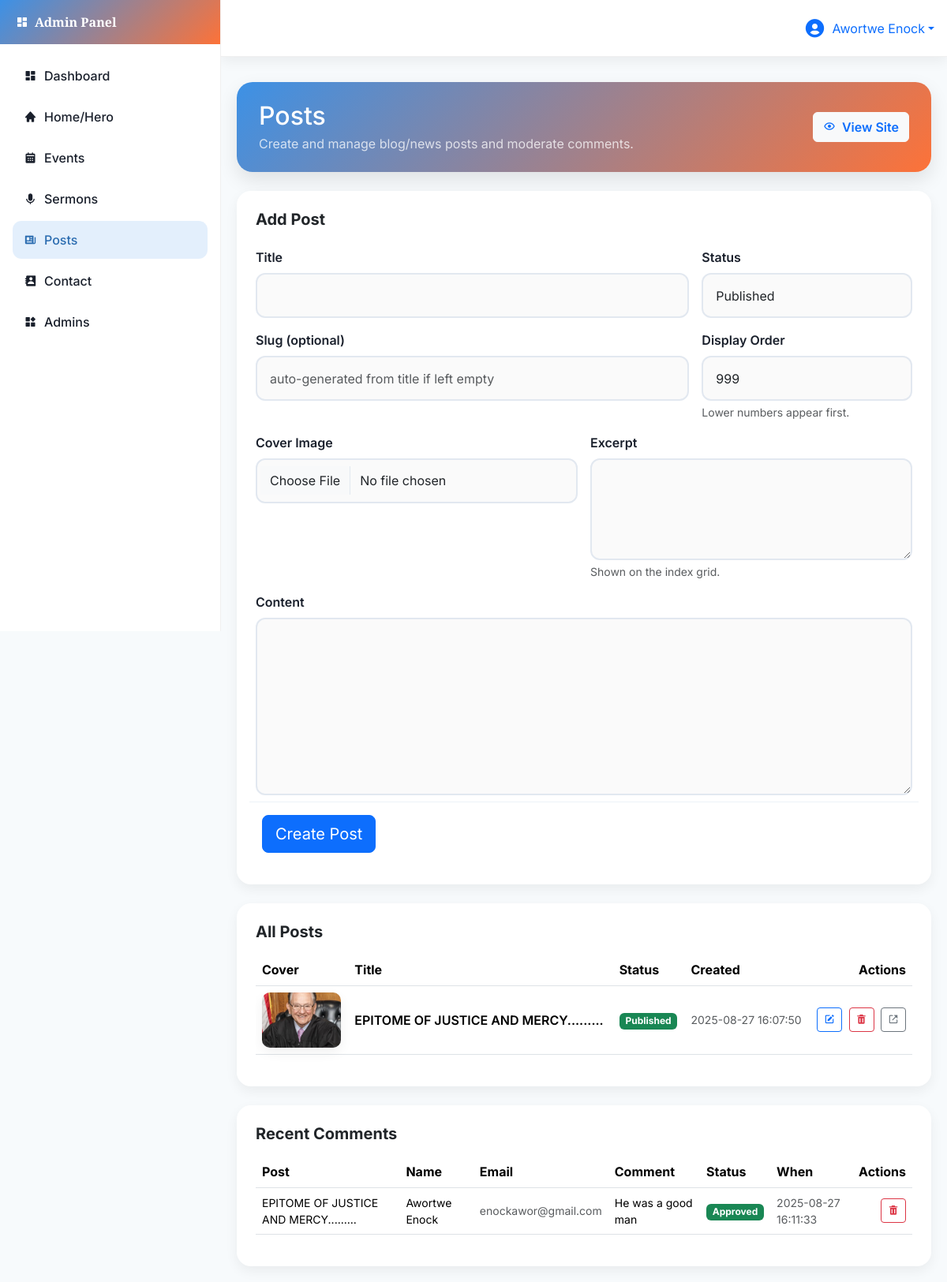
Screenshot of /admin/posts.php (signed in) with the database file from the repository.
### tables this page shows
CREATE TABLE `posts` (
  `id` int(11) NOT NULL,
  `title` varchar(255) NOT NULL,
  `slug` varchar(255) DEFAULT NULL,
  `excerpt` text DEFAULT NULL,
  `content` longtext DEFAULT NULL,
  `image_path` varchar(255) DEFAULT NULL,
  `status` enum('Draft','Published') DEFAULT 'Published',
  `created_at` timestamp NOT NULL DEFAULT current_timestamp(),
  `updated_at` timestamp NOT NULL DEFAULT current_timestamp() ON UPDATE current_timestamp(),
  `display_order` int(11) DEFAULT 999
);

CREATE TABLE `comments` (
  `id` int(11) NOT NULL,
  `post_id` int(11) NOT NULL,
  `name` varchar(120) NOT NULL,
  `email` varchar(160) NOT NULL,
  `content` text NOT NULL,
  `is_approved` tinyint(1) DEFAULT 0,
  `created_at` timestamp NOT NULL DEFAULT current_timestamp()
);

### admin/posts.php (the view, shortened to what this page needs)
<?php
require_once '../includes/db.php';
$post_stmt = $pdo->prepare("SELECT * FROM posts ORDER BY display_order, created_at DESC");
$post_stmt->execute();
$posts = $post_stmt->fetchAll(PDO::FETCH_ASSOC);
$edit_post = null;
$comments_stmt = $pdo->prepare("
  SELECT c.*, p.title as post_title
  FROM comments c
  JOIN posts p ON p.id = c.post_id
  ORDER BY c.created_at DESC
  LIMIT 300
");
$comments_stmt->execute();
$comments = $comments_stmt->fetchAll(PDO::FETCH_ASSOC);
?>
<!DOCTYPE html>
<html lang="en">
<head>
  <link href="https://cdn.jsdelivr.net/npm/bootstrap@5.3.3/dist/css/bootstrap.min.css" rel="stylesheet">
  <link href="https://unpkg.com/boxicons@2.1.4/css/boxicons.min.css" rel="stylesheet">
  <link href="https://unpkg.com/aos@2.3.1/dist/aos.css" rel="stylesheet">
  <link rel="stylesheet" href="https://cdnjs.cloudflare.com/ajax/libs/toastr.js/latest/toastr.min.css">
  <link rel="stylesheet" href="https://cdn.datatables.net/1.13.7/css/dataTables.bootstrap5.min.css"/>
</head>
<body>
  <aside class="sidebar" id="sidebar">
    <div class="brand"><i class="bx bxs-dashboard"></i><span>Admin Panel</span></div>
    <nav class="menu">
      <ul class="nav nav-pills flex-column gap-1">
        <li class="nav-item"><a class="nav-link" href="dashboard.php"><i class="bx bxs-dashboard"></i>Dashboard</a></li>
        <li class="nav-item"><a class="nav-link" href="home.php"><i class="bx bxs-home"></i>Home/Hero</a></li>
        <li class="nav-item"><a class="nav-link" href="events.php"><i class="bx bxs-calendar"></i>Events</a></li>
        <li class="nav-item"><a class="nav-link" href="sermons.php"><i class="bx bxs-microphone"></i>Sermons</a></li>
        <li class="nav-item"><a class="nav-link active" href="posts.php"><i class="bx bxs-news"></i>Posts</a></li>
        <li class="nav-item"><a class="nav-link" href="contact.php"><i class="bx bxs-contact"></i>Contact</a></li>
        <li class="nav-item"><a class="nav-link" href="admins.php"><i class="bx bxs-widget"></i>Admins</a></li>
      </ul>
    </nav>
  </aside>
  <div class="topbar">
    <div class="dropdown ms-auto">
      <a class="d-flex align-items-center text-decoration-none dropdown-toggle" href="#" id="adminMenu" data-bs-toggle="dropdown" aria-expanded="false">
        <i class="bx bxs-user-circle fs-3 me-2 text-primary"></i>
        <span><?php echo htmlspecialchars($_SESSION['admin_name']); ?></span>
      </a>
    </div>
  </div>
  <main class="main">
    <div class="page-content">
      <div class="admin-hero mb-4" data-aos="fade-up">
        <div class="d-flex flex-column flex-md-row align-items-md-center justify-content-between gap-3">
          <div>
            <h2 class="mb-1">Posts</h2>
            <div class="opacity-75">Create and manage blog/news posts and moderate comments.</div>
          </div>
          <div class="d-flex gap-2">
            <a href="../index.php#posts" target="_blank" class="btn btn-light text-primary fw-semibold">
              <i class="bx bx-show me-1"></i> View Site
            </a>
          </div>
        </div>
      </div>
      <div class="card p-4 mb-4" data-aos="fade-up">
        <h5 class="card-title mb-4"><?php echo $edit_post ? 'Edit Post' : 'Add Post'; ?></h5>
        <form method="POST" action="" enctype="multipart/form-data">
          <div class="row g-3">
            <div class="col-lg-8">
              <label class="form-label">Title</label>
              <input type="text" name="title" class="form-control" required
                     value="<?php echo $edit_post ? htmlspecialchars($edit_post['title']) : ''; ?>">
            </div>
            <div class="col-lg-4">
              <label class="form-label">Status</label>
              <select name="status" class="form-select">
                <option <?php echo ($edit_post && $edit_post['status']==='Draft')?'':'selected'; ?>>Published</option>
              </select>
            </div>
            <div class="col-lg-8">
              <label class="form-label">Slug (optional)</label>
              <input type="text" name="slug" class="form-control"
                     value="<?php echo $edit_post ? htmlspecialchars($edit_post['slug']) : ''; ?>"
                     placeholder="auto-generated from title if left empty">
            </div>
            <div class="col-lg-4">
              <label class="form-label">Display Order</label>
              <input type="number" name="display_order" class="form-control" min="0"
                     value="<?php echo $edit_post ? intval($edit_post['display_order']) : 999; ?>">
              <div class="form-text">Lower numbers appear first.</div>
            </div>
            <div class="col-lg-6">
              <label class="form-label">Cover Image</label>
              <input type="file" class="form-control" name="image" accept="image/*">
            </div>
            <div class="col-lg-6">
              <label class="form-label">Excerpt</label>
              <textarea name="excerpt" rows="4" class="form-control"><?php
              ?></textarea>
              <div class="form-text">Shown on the index grid.</div>
            </div>
            <div class="col-12">
              <label class="form-label">Content</label>
              <textarea name="content" rows="8" class="form-control" required><?php
              ?></textarea>
            </div>
            <div class="sticky-actions mt-2">
              <button type="submit" name="save_post" class="btn btn-primary btn-lg">
                <?php echo $edit_post ? 'Update Post' : 'Create Post'; ?>
              </button>
            </div>
          </div>
        </form>
      </div>
      <div class="card p-4 mb-4" data-aos="fade-up" data-aos-delay="100">
        <h5 class="card-title mb-3">All Posts</h5>
        <?php if (count($posts)): ?>
          <div class="table-responsive">
            <table id="postsTable" class="table table-hover align-middle w-100">
              <thead>
                <tr>
                  <th>Cover</th>
                  <th>Title</th>
                  <th>Status</th>
                  <th>Created</th>
                  <th class="text-end">Actions</th>
                </tr>
              </thead>
              <tbody>
              <?php foreach ($posts as $p): ?>
                <tr>
                  <td>
                    <?php if (!empty($p['image_path'])): ?>
                      <img src="../<?php echo htmlspecialchars($p['image_path']); ?>" class="post-thumb" alt="thumb">
                    <?php else: ?>
                      <span class="text-muted small">No image</span>
                    <?php endif; ?>
                  </td>
                  <td class="fw-semibold"><?php echo htmlspecialchars($p['title']); ?></td>
                  <td>
                    <span class="badge bg-<?php echo $p['status']==='Published'?'success':'secondary'; ?>">
                      <?php echo htmlspecialchars($p['status']); ?>
                    </span>
                  </td>
                  <td class="small text-muted"><?php echo htmlspecialchars($p['created_at']); ?></td>
                  <td class="text-end text-nowrap">
                    <a class="btn btn-sm btn-outline-primary" href="posts.php?edit_post=<?php echo $p['id']; ?>" title="Edit">
                      <i class="bx bxs-edit"></i>
                    </a>
                    <a class="btn btn-sm btn-outline-danger ms-1" href="posts.php?delete_post=<?php echo $p['id']; ?>"
                       onclick="return confirm('Delete this post? This will remove its cover image from disk.');"
                       title="Delete">
                      <i class="bx bxs-trash"></i>
                    </a>
                    <?php $slugOrId = !empty($p['slug']) ? 'slug='.urlencode($p['slug']) : 'id='.$p['id']; ?>
                    <a class="btn btn-sm btn-outline-secondary ms-1" href="../post.php?<?php echo $slugOrId; ?>" target="_blank" title="View">
                      <i class="bx bx-link-external"></i>
                    </a>
                  </td>
                </tr>
              <?php endforeach; ?>
              </tbody>
            </table>
          </div>
        <?php endif; ?>
      </div>
      <div class="card p-4" data-aos="fade-up" data-aos-delay="150">
        <h5 class="card-title mb-3">Recent Comments</h5>
        <?php if (count($comments)): ?>
          <div class="table-responsive">
            <table id="commentsTable" class="table table-hover align-middle w-100">
              <thead>
                <tr>
                  <th>Post</th>
                  <th>Name</th>
                  <th>Email</th>
                  <th>Comment</th>
                  <th>Status</th>
                  <th>When</th>
                  <th class="text-end">Actions</th>
                </tr>
              </thead>
              <tbody>
              <?php foreach ($comments as $c): ?>
                <tr>
                  <td class="small"><?php echo htmlspecialchars($c['post_title']); ?></td>
                  <td class="small"><?php echo htmlspecialchars($c['name']); ?></td>
                  <td class="small text-muted"><?php echo htmlspecialchars($c['email']); ?></td>
                  <td class="small"><?php echo nl2br(htmlspecialchars($c['content'])); ?></td>
                  <td>
                    <?php if ($c['is_approved']): ?>
                      <span class="badge bg-success">Approved</span>
                    <?php else: ?>
                      <span class="badge bg-warning text-dark">Pending</span>
                    <?php endif; ?>
                  </td>
                  <td class="small text-muted"><?php echo htmlspecialchars($c['created_at']); ?></td>
                  <td class="text-end text-nowrap">
                    <a class="btn btn-sm btn-outline-danger ms-1" href="posts.php?delete_comment=<?php echo $c['id']; ?>"
                       onclick="return confirm('Delete this comment?');" title="Delete">
                      <i class="bx bxs-trash"></i>
                    </a>
                  </td>
                </tr>
              <?php endforeach; ?>
              </tbody>
            </table>
          </div>
        <?php endif; ?>
      </div>
    </div>
  </main>
</body>
</html>

### admin/posts.php (style rules this page uses)
:root { --brand:#3C91E6; --brand-dark:#2B6CB0; --accent:#FD7238; --accent-light:#FF8A5B; --ink:#1A202C; --ink-light:#2D3748; --soft:#F7FAFC; --soft-dark:#EDF2F7; --white:#fff; --gradient-primary: linear-gradient(135deg, var(--brand) 0%, var(--accent) 100%); --shadow-soft: 0 6px 16px rgba(0,0,0,.06); --shadow-medium: 0 10px 24px rgba(0,0,0,.10); }
html { scroll-behavior:smooth }
body { background:var(--soft); color:var(--ink); font-family:'Inter',sans-serif; overflow-x:hidden; }
.sidebar { width: 280px; min-height: 100vh; background:#fff; border-right:1px solid rgba(0,0,0,.06); position: fixed; left:0; top:0; z-index:100; display:flex; flex-direction:column; }
.sidebar .brand { background:var(--gradient-primary); color:#fff; padding:1rem 1.25rem; font-weight:700; font-family:'Playfair Display',serif; display:flex; align-items:center; gap:.5rem; }
.sidebar .menu { padding:1rem; overflow-y:auto; }
.sidebar .nav-link { color:var(--ink); border-radius:.7rem; font-weight:500; padding:.75rem .9rem; display:flex; align-items:center; gap:.6rem; transition:.25s ease; }
.sidebar .nav-link.active { background:rgba(60,145,230,.14); color:var(--brand-dark); }
.topbar { height:72px; background:#fff; border-bottom:1px solid rgba(0,0,0,.06); display:flex; align-items:center; justify-content:flex-end; padding:0 1rem; position:fixed; top:0; right:0; left:280px; z-index:90; box-shadow:var(--shadow-soft); }
.main { padding:1.25rem; margin-left:280px; }
.page-content { margin-top:84px; }
.card { border:0; border-radius:18px; box-shadow:var(--shadow-soft); }
.card .card-title { font-weight:700; }
.admin-hero { background:var(--gradient-primary); color:#fff; border-radius:20px; padding:1.5rem 1.75rem; box-shadow:var(--shadow-medium); }
.form-control, .form-select { border:2px solid #E2E8F0; border-radius:12px; padding:0.9rem 1rem; background:#FAFAFA; transition:.2s; }
.form-label { font-weight:600; color:var(--ink); }
.sticky-actions { position:sticky; bottom:0; z-index:5; background:#fff; padding:1rem; border-top:1px solid #EDF2F7; border-bottom-left-radius:18px; border-bottom-right-radius:18px; }
.post-thumb { width:100px; height:70px; object-fit:cover; border-radius:10px; box-shadow:var(--shadow-soft); }

### rows the page displays
posts: image_path (picture), title "EPITOME OF JUSTICE AND MERCY.........", status "Published", created_at "2025-08-27 16:07:50"
comments: post.title "EPITOME OF JUSTICE AND MERCY.........", name "Awortwe Enock", email "enockawor@gmail.com", content "He was a good man", is_approved "Approved", created_at "2025-08-27 16:11:33"

### other values shown
$_SESSION['admin_name'] "Awortwe Enock"
